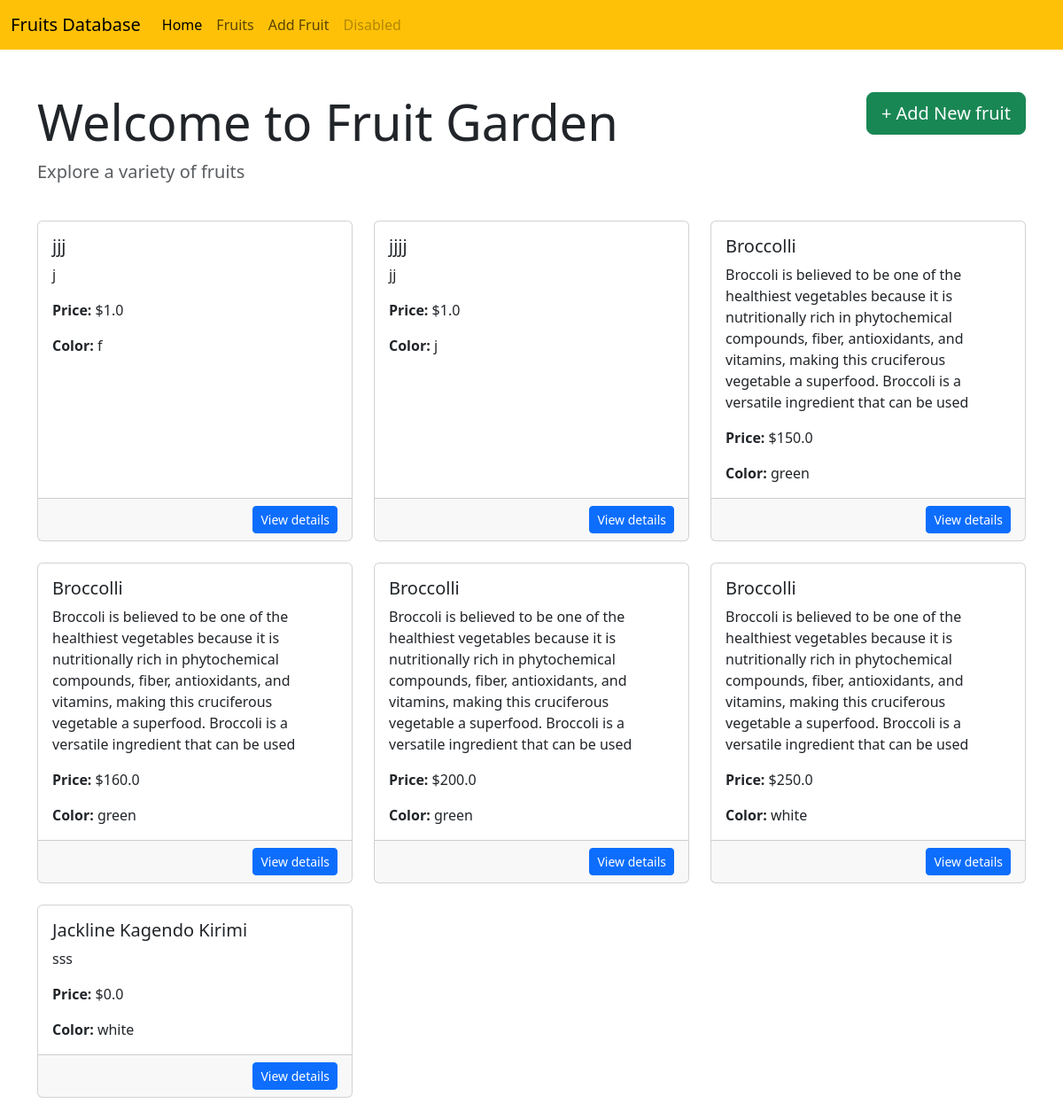
Page /firstapp/ on the earlier database version.
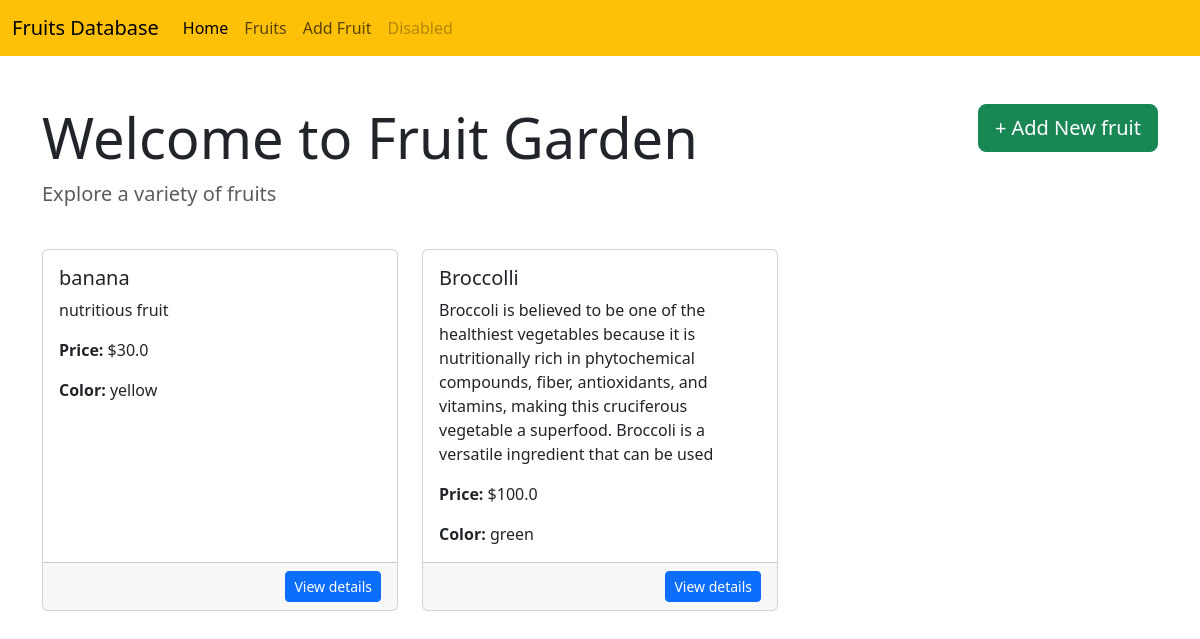
Same page on the later database version.
### firstapp/models.py (models this page shows, shortened)
class Fruit(models.Model):
    name=models.CharField(max_length=200)
    description=models.CharField(max_length=255)
    price=models.FloatField()
    color=models.CharField(max_length=100)
    updated_at=models.DateField(auto_now=True)
    created_at=models.DateField(auto_now_add=True)

### firstapp/views.py (the view)
# urls.py: path('', views.fetchAllFruits, name='fetchAll'),  # Home page
def fetchAllFruits(request):
    fruits=Fruit.objects.all()
    context={"fruits":fruits}
    return render (request,"fruit.html",context)

### templates/fruit.html
{% extends 'main.html' %}
{% block content %}
<div class="container mt-5">
    <div class="row mb-4">
        <div class="col-md-8">
            <h1 class="display-4">Welcome to Fruit Garden</h1>
            <p class="lead text-muted">Explore a variety of fruits</p>
        </div>
        <div class="col-md-4 text-end">
            <a href="{% url 'create-fruit' %}" class="btn btn-success btn-lg">+ Add New fruit
            </a>
        </div>
    </div>
    {% if fruits %}
    <div class="row">
        {% for fruit in fruits %}
        <div class="col-md-4 mb-4">
            <div class="card h-100">
                <div class="card-body">
                    <h5 class="card-title">{{ fruit.name }}</h5>
                    <p class="card-text">{{ fruit.description }}</p>
                    <p class="card-text"><strong>Price:</strong> ${{ fruit.price }}</p>
                    <p class="card-text"><strong>Color:</strong> {{ fruit.color }}</p>
                </div>
                <div class="card-footer text-end">
                    <a href ="{% url 'fruit-detail' fruit.id %}" class="btn btn-primary btn-sm">View details</a>
                    </div>
            </div>
        </div>
        {% endfor %}
    </div>
    {% else %}
    <div class="alert alert-info text-center py-5">
        <p class="mb-3">No fruit yet. Start by adding your first fruit!</p>
        <a href="{% url 'create-fruit' %}" class="btn btn-success btn-lg">+ Add First fruit</a>
    </div>
    {% endif %}
</div>
{% endblock %}

### templates/main.html (shortened to what this page needs)
<!DOCTYPE html>
<html lang="en">
<head>
    <link href="https://cdn.jsdelivr.net/npm/bootstrap@5.3.8/dist/css/bootstrap.min.css" rel="stylesheet"
>
</head>
<body>
    {% include 'navbar.html' %}
    {% block content %}{% endblock %}
</body>
</html>

### templates/navbar.html (shortened to what this page needs)
<nav class="navbar navbar-expand-lg bg-warning">
  <div class="container-fluid">
    <a class="navbar-brand" href="#">Fruits Database</a>
    <div class="collapse navbar-collapse" id="navbarNav">
      <ul class="navbar-nav">
        <li class="nav-item">
          <a class="nav-link active" aria-current="page" href="#">Home</a>
        </li>
        <li class="nav-item">
          <a class="nav-link" href="#">Fruits</a>
        </li>
        <li class="nav-item">
          <a class="nav-link" href="#">Add Fruit</a>
        </li>
        <li class="nav-item">
          <a class="nav-link disabled" aria-disabled="true">Disabled</a>
        </li>
      </ul>
    </div>
  </div>
</nav>

Differences in the rows shown:
removed Fruit: name "jjj", description "j", price "1.0", color "f"
removed Fruit: name "jjjj", description "jj", price "1.0", color "j"
removed Fruit: name "Broccolli", description "Broccoli is believed to be one of the healthiest vegetables because it is nutritionally rich in phytochemical compounds, fiber, antioxidants, and vitamins, making this cruciferous vegetable a superfood. Broccoli is a versatile ingredient that can be used", price "150.0", color "green"
removed Fruit: name "Broccolli", description "Broccoli is believed to be one of the healthiest vegetables because it is nutritionally rich in phytochemical compounds, fiber, antioxidants, and vitamins, making this cruciferous vegetable a superfood. Broccoli is a versatile ingredient that can be used", price "160.0", color "green"
removed Fruit: name "Broccolli", description "Broccoli is believed to be one of the healthiest vegetables because it is nutritionally rich in phytochemical compounds, fiber, antioxidants, and vitamins, making this cruciferous vegetable a superfood. Broccoli is a versatile ingredient that can be used", price "200.0", color "green"
removed Fruit: name "Broccolli", description "Broccoli is believed to be one of the healthiest vegetables because it is nutritionally rich in phytochemical compounds, fiber, antioxidants, and vitamins, making this cruciferous vegetable a superfood. Broccoli is a versatile ingredient that can be used", price "250.0", color "white"
removed Fruit: name "Jackline Kagendo Kirimi", description "sss", price "0.0", color "white"
added Fruit: name "banana", description "nutritious fruit", price "30.0", color "yellow"
added Fruit: name "Broccolli", description "Broccoli is believed to be one of the healthiest vegetables because it is nutritionally rich in phytochemical compounds, fiber, antioxidants, and vitamins, making this cruciferous vegetable a superfood. Broccoli is a versatile ingredient that can be used", price "100.0", color "green"
